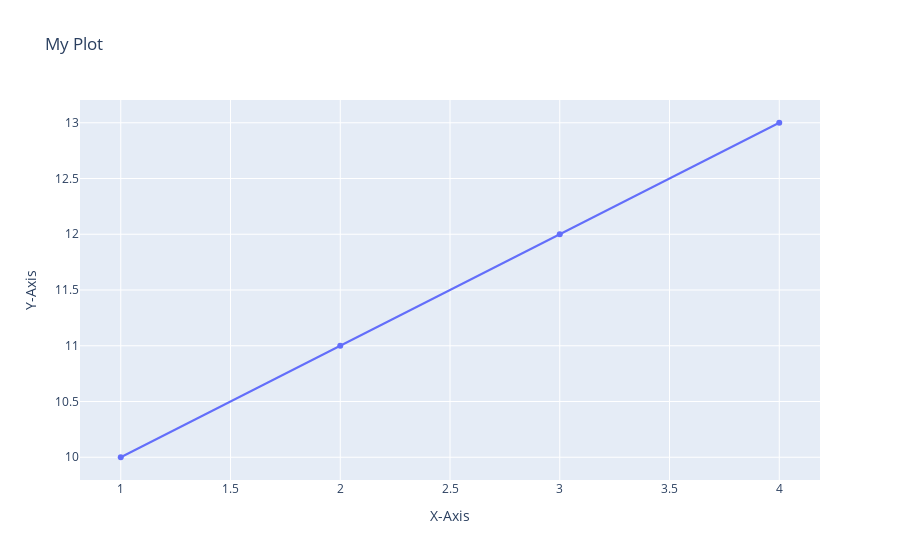

This figure's notebook cell:
### Markdown cell above
### 更新布局信息
使用 `.update_layout()` 方法更新图表的布局信息，包括标题、坐标轴标签等。

### Code cell
fig.update_layout(title='My Plot', xaxis_title='X-Axis', yaxis_title='Y-Axis')

### Figure 1 — Plotly figure (JSON) as saved in the notebook; plotly's stock layout.template omitted (floating-point values rounded to 4 significant figures)
{"data": [{"mode": "lines+markers", "name": "My Line", "type": "scatter", "x": [1, 2, 3, 4], "y": [10, 11, 12, 13]}], "layout": {"title": {"text": "My Plot"}, "xaxis": {"title": {"text": "X-Axis"}}, "yaxis": {"title": {"text": "Y-Axis"}}}}
